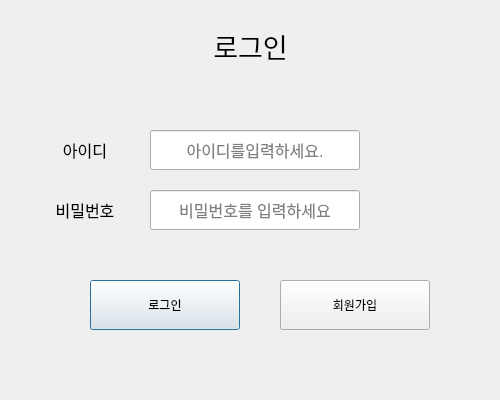
<?xml version="1.0" encoding="UTF-8"?>
<ui version="4.0">
 <class>Dialog</class>
 <widget class="QDialog" name="Dialog">
  <property name="geometry">
   <rect>
    <x>0</x>
    <y>0</y>
    <width>500</width>
    <height>400</height>
   </rect>
  </property>
  <property name="windowTitle">
   <string>Dialog</string>
  </property>
  <widget class="QLabel" name="label">
   <property name="geometry">
    <rect>
     <x>0</x>
     <y>0</y>
     <width>501</width>
     <height>91</height>
    </rect>
   </property>
   <property name="font">
    <font>
     <family>Arial</family>
     <pointsize>20</pointsize>
    </font>
   </property>
   <property name="text">
    <string>로그인</string>
   </property>
   <property name="alignment">
    <set>Qt::AlignCenter</set>
   </property>
  </widget>
  <widget class="QLabel" name="label_2">
   <property name="geometry">
    <rect>
     <x>30</x>
     <y>130</y>
     <width>110</width>
     <height>40</height>
    </rect>
   </property>
   <property name="font">
    <font>
     <family>Arial</family>
     <pointsize>12</pointsize>
    </font>
   </property>
   <property name="text">
    <string>아이디</string>
   </property>
   <property name="alignment">
    <set>Qt::AlignCenter</set>
   </property>
  </widget>
  <widget class="QLabel" name="label_3">
   <property name="geometry">
    <rect>
     <x>30</x>
     <y>190</y>
     <width>110</width>
     <height>40</height>
    </rect>
   </property>
   <property name="font">
    <font>
     <family>Arial</family>
     <pointsize>12</pointsize>
    </font>
   </property>
   <property name="text">
    <string>비밀번호</string>
   </property>
   <property name="alignment">
    <set>Qt::AlignCenter</set>
   </property>
  </widget>
  <widget class="QLineEdit" name="txt_login_id">
   <property name="geometry">
    <rect>
     <x>150</x>
     <y>130</y>
     <width>210</width>
     <height>40</height>
    </rect>
   </property>
   <property name="font">
    <font>
     <family>Arial</family>
     <pointsize>12</pointsize>
    </font>
   </property>
   <property name="text">
    <string/>
   </property>
   <property name="alignment">
    <set>Qt::AlignCenter</set>
   </property>
   <property name="placeholderText">
    <string>아이디를입력하세요.</string>
   </property>
  </widget>
  <widget class="QLineEdit" name="txt_login_pw">
   <property name="geometry">
    <rect>
     <x>150</x>
     <y>190</y>
     <width>210</width>
     <height>40</height>
    </rect>
   </property>
   <property name="font">
    <font>
     <family>Arial</family>
     <pointsize>12</pointsize>
    </font>
   </property>
   <property name="autoFillBackground">
    <bool>false</bool>
   </property>
   <property name="text">
    <string/>
   </property>
   <property name="echoMode">
    <enum>QLineEdit::Password</enum>
   </property>
   <property name="alignment">
    <set>Qt::AlignCenter</set>
   </property>
   <property name="placeholderText">
    <string>비밀번호를 입력하세요</string>
   </property>
  </widget>
  <widget class="QPushButton" name="btn_con_login">
   <property name="geometry">
    <rect>
     <x>90</x>
     <y>280</y>
     <width>150</width>
     <height>50</height>
    </rect>
   </property>
   <property name="text">
    <string>로그인</string>
   </property>
  </widget>
  <widget class="QPushButton" name="btn_con_join">
   <property name="geometry">
    <rect>
     <x>280</x>
     <y>280</y>
     <width>150</width>
     <height>50</height>
    </rect>
   </property>
   <property name="text">
    <string>회원가입</string>
   </property>
  </widget>
 </widget>
 <resources/>
 <connections/>
</ui>
